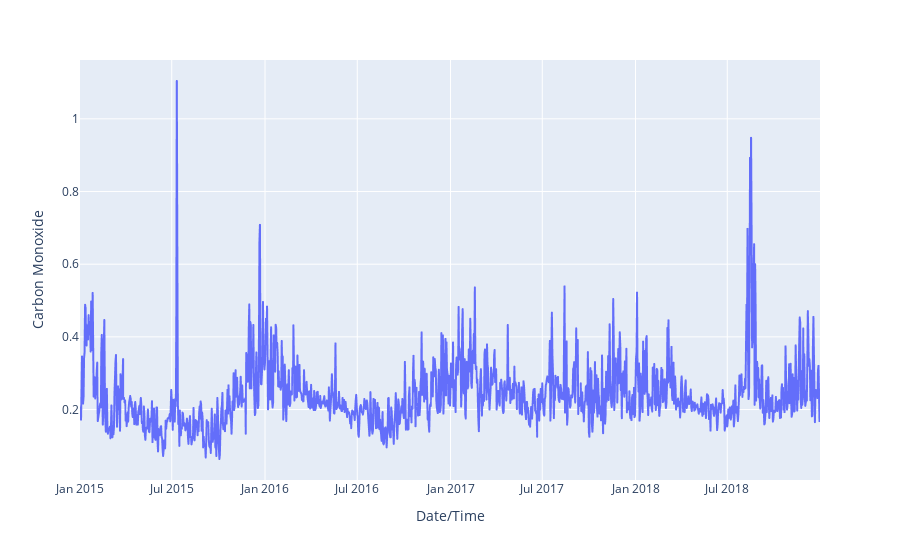

Write notebook code for a chart like this one.
### Code cell
import plotly.express as px
fig_CO = px.line(df4, x='Date/Time', y= 'Carbon Monoxide')
fig_CO.show()

### Figure 1 — Plotly figure (JSON) as saved in the notebook; plotly's stock layout.template omitted (floating-point values rounded to 4 significant figures; data arrays with more than 128 entries replaced by an {"elided": "..."} marker saying what was removed)
{"data": [{"hovertemplate": "Date/Time=%{x}<br>Carbon Monoxide=%{y}<extra></extra>", "legendgroup": "", "line": {"color": "#636efa", "dash": "solid"}, "marker": {"symbol": "circle"}, "mode": "lines", "name": "", "showlegend": false, "type": "scattergl", "x": {"elided": "1461 str values"}, "xaxis": "x", "y": {"elided": "1461 float values"}, "yaxis": "y"}], "layout": {"legend": {"tracegroupgap": 0}, "margin": {"t": 60}, "xaxis": {"anchor": "y", "domain": [0, 1], "title": {"text": "Date/Time"}}, "yaxis": {"anchor": "x", "domain": [0, 1], "title": {"text": "Carbon Monoxide"}}}}
